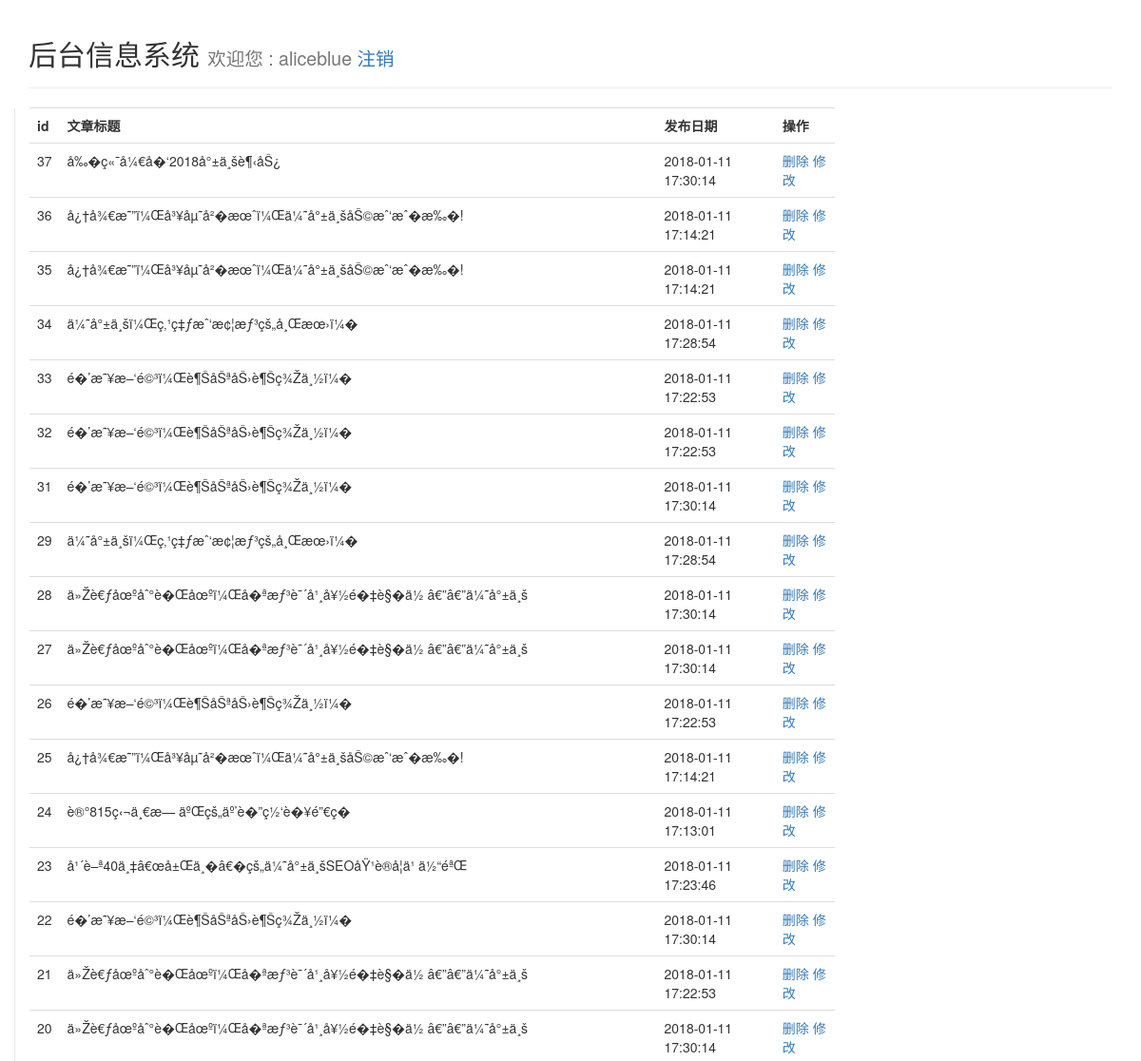
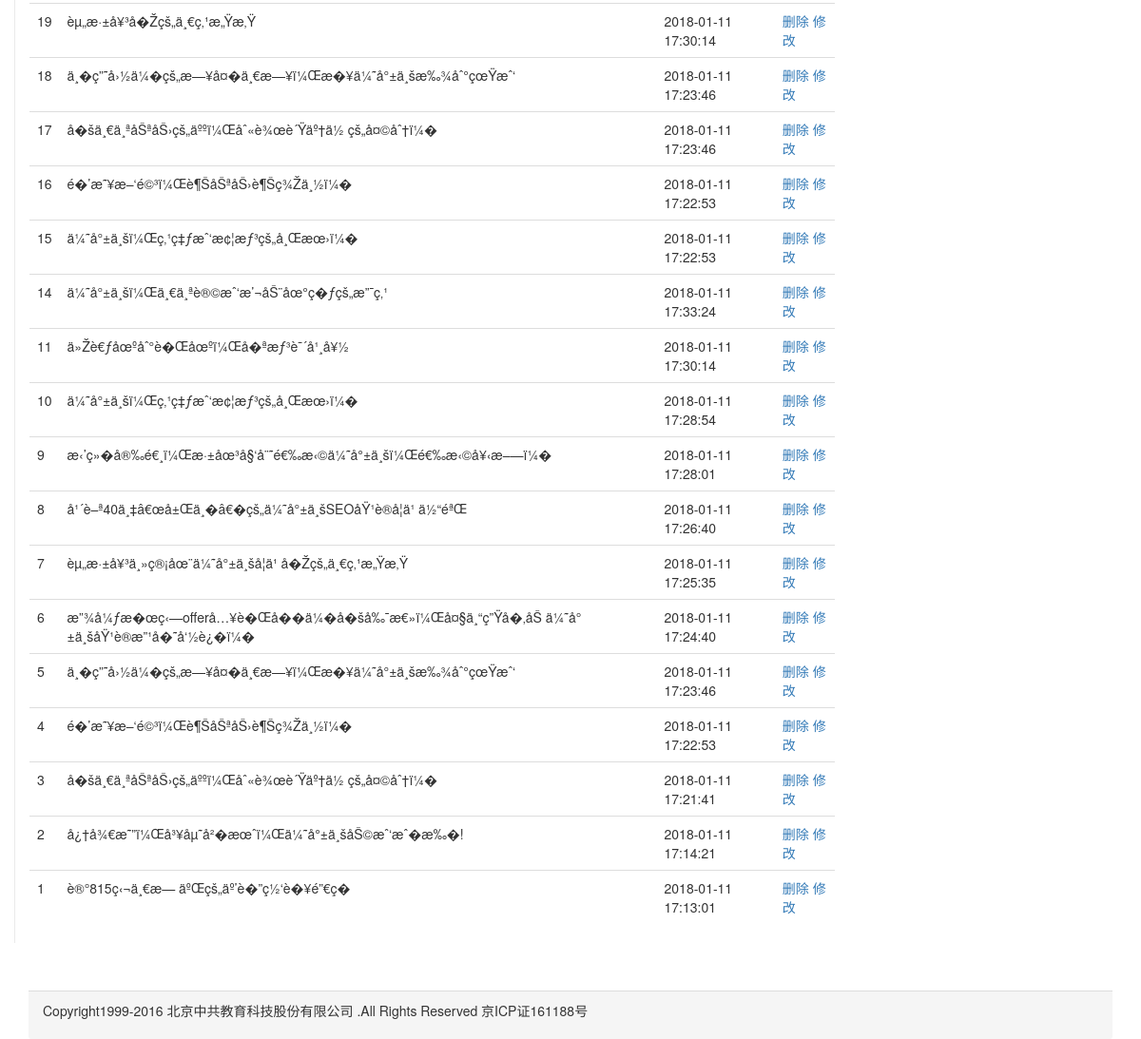
Screenshot of /admin/column.php (signed in) with the database file from the repository (2 pictures, top to bottom).
### tables this page shows
CREATE TABLE IF NOT EXISTS `u_article` (
  `u_id` int(10) unsigned NOT NULL AUTO_INCREMENT,
  `u_title` varchar(300) NOT NULL,
  `u_column` varchar(100) NOT NULL,
  `u_description` text NOT NULL,
  `u_keywords` varchar(100) NOT NULL,
  `u_contents` text NOT NULL,
  `u_thumb` varchar(200) NOT NULL,
  `u_author` varchar(100) NOT NULL,
  `u_add_date` varchar(50) NOT NULL,
  PRIMARY KEY (`u_id`)
);

### admin/column.php (the view, shortened to what this page needs)
<?php
$con = new mysqli('localhost', 'root', 'root', 'myitem');
$sql = "SELECT * FROM u_article ORDER BY u_id DESC";
$result = $con->query($sql);
?>
<!doctype html>
<html lang="zh-CN">
<head>
    <?php include "../include/head.php"; ?>
</head>
<body class="backend">
<div class="container">
    <?php include "include/column_header.php"; ?>
    <div class="row">
        <div class="col-md-9" style="border-left:1px solid #eaeaea;">
            <table class="table">
                <tr>
                    <th>id</th>
                    <th>文章标题</th>
                    <th>发布日期</th>
                    <th>操作</th>
                </tr>
                <?php
                if ($result->num_rows > 0) {
                    while ($row = $result->fetch_assoc()) {
                ?>
                        <tr>
                            <td><?php echo $row['u_id']?></td>
                            <td><?php echo $row['u_title']?></td>
                            <td><?php echo date('Y-m-d H:i:s',$row['u_add_date'])?></td>
                            <td>
                                <a href="javascript:" onclick="deleteDate(<?php echo $row['u_id']?>)">删除</a>
                                <a href="edit.php?id=<?php echo $row['u_id']?>">修改</a>
                            </td>
                        </tr>
                <?php
                    }
                } else {
                    ?>
                    <tr>
                        <td colspan="4" style="text-align: center">没有数据</td>
                    </tr>
            <?php
                }
            ?>
            </table>
        </div>
    </div>
</div>
</body>
</html>

### css/public.css (style rules this page uses)
body { padding-top: 50px; }

### admin/column.php (style rules this page uses)
body { padding-top: 0; }
.backend .footer { margin-top: 50px; }

### rows the page displays
u_article: u_id "37", u_title "å‰�ç«¯å¼€å�‘2018å°±ä¸šè¶‹åŠ¿", u_add_date "2018-01-11 17:30:14"
u_article: u_id "36", u_title "å¿†å¾€æ˜”ï¼Œå³¥åµ˜å²�æœˆï¼Œä¼˜å°±ä¸šåŠ©æˆ‘æˆ�æ‰�!", u_add_date "2018-01-11 17:14:21"
u_article: u_id "35", u_title "å¿†å¾€æ˜”ï¼Œå³¥åµ˜å²�æœˆï¼Œä¼˜å°±ä¸šåŠ©æˆ‘æˆ�æ‰�!", u_add_date "2018-01-11 17:14:21"
u_article: u_id "34", u_title "ä¼˜å°±ä¸šï¼Œç‚¹ç‡ƒæˆ‘æ¢¦æƒ³çš„å¸Œæœ›ï¼�", u_add_date "2018-01-11 17:28:54"
u_article: u_id "33", u_title "é�’æ˜¥æ–‘é©³ï¼Œè¶ŠåŠªåŠ›è¶Šç¾Žä¸½ï¼�", u_add_date "2018-01-11 17:22:53"
u_article: u_id "32", u_title "é�’æ˜¥æ–‘é©³ï¼Œè¶ŠåŠªåŠ›è¶Šç¾Žä¸½ï¼�", u_add_date "2018-01-11 17:22:53"
u_article: u_id "31", u_title "é�’æ˜¥æ–‘é©³ï¼Œè¶ŠåŠªåŠ›è¶Šç¾Žä¸½ï¼�", u_add_date "2018-01-11 17:30:14"
u_article: u_id "29", u_title "ä¼˜å°±ä¸šï¼Œç‚¹ç‡ƒæˆ‘æ¢¦æƒ³çš„å¸Œæœ›ï¼�", u_add_date "2018-01-11 17:28:54"
u_article: u_id "28", u_title "ä»Žè€ƒåœºåˆ°è�Œåœºï¼Œå�ªæƒ³è¯´å¹¸å¥½é�‡è§�ä½ â€”â€”ä¼˜å°±ä¸š", u_add_date "2018-01-11 17:30:14"
u_article: u_id "27", u_title "ä»Žè€ƒåœºåˆ°è�Œåœºï¼Œå�ªæƒ³è¯´å¹¸å¥½é�‡è§�ä½ â€”â€”ä¼˜å°±ä¸š", u_add_date "2018-01-11 17:30:14"
u_article: u_id "26", u_title "é�’æ˜¥æ–‘é©³ï¼Œè¶ŠåŠªåŠ›è¶Šç¾Žä¸½ï¼�", u_add_date "2018-01-11 17:22:53"
u_article: u_id "25", u_title "å¿†å¾€æ˜”ï¼Œå³¥åµ˜å²�æœˆï¼Œä¼˜å°±ä¸šåŠ©æˆ‘æˆ�æ‰�!", u_add_date "2018-01-11 17:14:21"
u_article: u_id "24", u_title "è®°815ç‹¬ä¸€æ— äºŒçš„äº’è�”ç½‘è�¥é”€ç�­", u_add_date "2018-01-11 17:13:01"
u_article: u_id "23", u_title "å¹´è–ª40ä¸‡â€œå±Œä¸�â€�çš„ä¼˜å°±ä¸šSEOåŸ¹è®­å­¦ä¹ ä½“éªŒ", u_add_date "2018-01-11 17:23:46"
u_article: u_id "22", u_title "é�’æ˜¥æ–‘é©³ï¼Œè¶ŠåŠªåŠ›è¶Šç¾Žä¸½ï¼�", u_add_date "2018-01-11 17:30:14"
u_article: u_id "21", u_title "ä»Žè€ƒåœºåˆ°è�Œåœºï¼Œå�ªæƒ³è¯´å¹¸å¥½é�‡è§�ä½ â€”â€”ä¼˜å°±ä¸š", u_add_date "2018-01-11 17:22:53"
u_article: u_id "20", u_title "ä»Žè€ƒåœºåˆ°è�Œåœºï¼Œå�ªæƒ³è¯´å¹¸å¥½é�‡è§�ä½ â€”â€”ä¼˜å°±ä¸š", u_add_date "2018-01-11 17:30:14"
u_article: u_id "19", u_title "èµ„æ·±å¥³å�Žçš„ä¸€ç‚¹æ„Ÿæ‚Ÿ", u_add_date "2018-01-11 17:30:14"
u_article: u_id "18", u_title "ä¸�ç”˜å›½ä¼�çš„æ—¥å¤�ä¸€æ—¥ï¼Œæ�¥ä¼˜å°±ä¸šæ‰¾åˆ°çœŸæˆ‘", u_add_date "2018-01-11 17:23:46"
u_article: u_id "17", u_title "å�šä¸€ä¸ªåŠªåŠ›çš„äººï¼Œåˆ«è¾œè´Ÿäº†ä½ çš„å¤©åˆ†ï¼�", u_add_date "2018-01-11 17:23:46"
u_article: u_id "16", u_title "é�’æ˜¥æ–‘é©³ï¼Œè¶ŠåŠªåŠ›è¶Šç¾Žä¸½ï¼�", u_add_date "2018-01-11 17:22:53"
u_article: u_id "15", u_title "ä¼˜å°±ä¸šï¼Œç‚¹ç‡ƒæˆ‘æ¢¦æƒ³çš„å¸Œæœ›ï¼�", u_add_date "2018-01-11 17:22:53"
u_article: u_id "14", u_title "ä¼˜å°±ä¸šï¼Œä¸€ä¸ªè®©æˆ‘æ’¬åŠ¨åœ°ç�ƒçš„æ”¯ç‚¹", u_add_date "2018-01-11 17:33:24"
u_article: u_id "11", u_title "ä»Žè€ƒåœºåˆ°è�Œåœºï¼Œå�ªæƒ³è¯´å¹¸å¥½", u_add_date "2018-01-11 17:30:14"
u_article: u_id "10", u_title "ä¼˜å°±ä¸šï¼Œç‚¹ç‡ƒæˆ‘æ¢¦æƒ³çš„å¸Œæœ›ï¼�", u_add_date "2018-01-11 17:28:54"
u_article: u_id "9", u_title "æ‹’ç»�å®‰é€¸ï¼Œæ·±åœ³å§‘å¨˜é€‰æ‹©ä¼˜å°±ä¸šï¼Œé€‰æ‹©å¥‹æ–—ï¼�", u_add_date "2018-01-11 17:28:01"
u_article: u_id "8", u_title "å¹´è–ª40ä¸‡â€œå±Œä¸�â€�çš„ä¼˜å°±ä¸šSEOåŸ¹è®­å­¦ä¹ ä½“éªŒ", u_add_date "2018-01-11 17:26:40"
u_article: u_id "7", u_title "èµ„æ·±å¥³ä¸»ç®¡åœ¨ä¼˜å°±ä¸šå­¦ä¹ å�Žçš„ä¸€ç‚¹æ„Ÿæ‚Ÿ", u_add_date "2018-01-11 17:25:35"
u_article: u_id "6", u_title "æ”¾å¼ƒæ�œç‹—offerå…¥è�Œå��ä¼�å�šå‰¯æ€»ï¼Œå¤§ä¸“ç”Ÿå�‚åŠ ä¼˜å°±ä¸šåŸ¹è®­æ”¹å�˜å‘½è¿�ï¼�", u_add_date "2018-01-11 17:24:40"
u_article: u_id "5", u_title "ä¸�ç”˜å›½ä¼�çš„æ—¥å¤�ä¸€æ—¥ï¼Œæ�¥ä¼˜å°±ä¸šæ‰¾åˆ°çœŸæˆ‘", u_add_date "2018-01-11 17:23:46"
u_article: u_id "4", u_title "é�’æ˜¥æ–‘é©³ï¼Œè¶ŠåŠªåŠ›è¶Šç¾Žä¸½ï¼�", u_add_date "2018-01-11 17:22:53"
u_article: u_id "3", u_title "å�šä¸€ä¸ªåŠªåŠ›çš„äººï¼Œåˆ«è¾œè´Ÿäº†ä½ çš„å¤©åˆ†ï¼�", u_add_date "2018-01-11 17:21:41"
u_article: u_id "2", u_title "å¿†å¾€æ˜”ï¼Œå³¥åµ˜å²�æœˆï¼Œä¼˜å°±ä¸šåŠ©æˆ‘æˆ�æ‰�!", u_add_date "2018-01-11 17:14:21"
u_article: u_id "1", u_title "è®°815ç‹¬ä¸€æ— äºŒçš„äº’è�”ç½‘è�¥é”€ç�­", u_add_date "2018-01-11 17:13:01"

### other values shown
$_SESSION['htuser'] "aliceblue"
